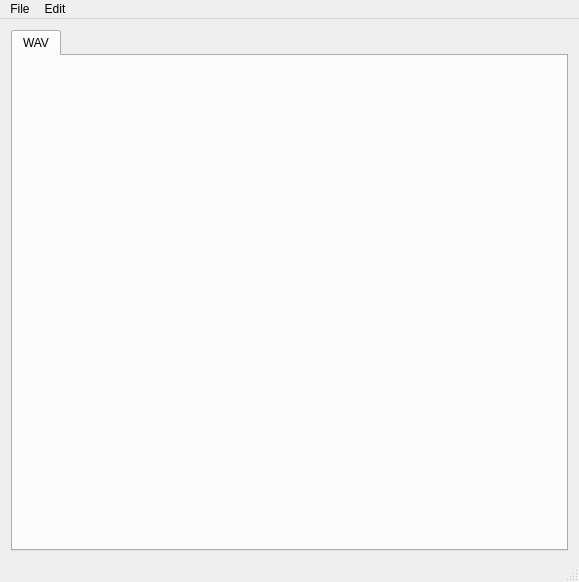
<?xml version="1.0" encoding="UTF-8"?>
<ui version="4.0">
 <class>MainWindow</class>
 <widget class="QMainWindow" name="MainWindow">
  <property name="enabled">
   <bool>true</bool>
  </property>
  <property name="geometry">
   <rect>
    <x>0</x>
    <y>0</y>
    <width>579</width>
    <height>582</height>
   </rect>
  </property>
  <property name="sizePolicy">
   <sizepolicy hsizetype="Expanding" vsizetype="Expanding">
    <horstretch>0</horstretch>
    <verstretch>0</verstretch>
   </sizepolicy>
  </property>
  <property name="maximumSize">
   <size>
    <width>579</width>
    <height>16777215</height>
   </size>
  </property>
  <property name="windowTitle">
   <string>Audio Pipe</string>
  </property>
  <property name="windowIcon">
   <iconset>
    <normaloff>../../../Users/BriggsK/Pictures/audio_pipe.png</normaloff>../../../Users/BriggsK/Pictures/audio_pipe.png</iconset>
  </property>
  <property name="iconSize">
   <size>
    <width>48</width>
    <height>48</height>
   </size>
  </property>
  <property name="unifiedTitleAndToolBarOnMac">
   <bool>false</bool>
  </property>
  <widget class="QWidget" name="centralWidget">
   <layout class="QGridLayout" name="gridLayout_2">
    <item row="0" column="0">
     <layout class="QGridLayout" name="gridLayout">
      <property name="sizeConstraint">
       <enum>QLayout::SetMaximumSize</enum>
      </property>
      <property name="spacing">
       <number>0</number>
      </property>
      <item row="0" column="0">
       <widget class="QTabWidget" name="tabWidget">
        <property name="currentIndex">
         <number>0</number>
        </property>
        <widget class="QWidget" name="tab">
         <attribute name="title">
          <string>WAV</string>
         </attribute>
        </widget>
       </widget>
      </item>
     </layout>
    </item>
   </layout>
  </widget>
  <widget class="QStatusBar" name="statusBar">
   <property name="minimumSize">
    <size>
     <width>100</width>
     <height>20</height>
    </size>
   </property>
  </widget>
  <widget class="QMenuBar" name="menuBar">
   <property name="geometry">
    <rect>
     <x>0</x>
     <y>0</y>
     <width>579</width>
     <height>21</height>
    </rect>
   </property>
   <widget class="QMenu" name="menuFile">
    <property name="title">
     <string>File</string>
    </property>
    <addaction name="actionOpen"/>
    <addaction name="separator"/>
    <addaction name="actionExit"/>
   </widget>
   <widget class="QMenu" name="menuEdit">
    <property name="title">
     <string>Edit</string>
    </property>
   </widget>
   <addaction name="menuFile"/>
   <addaction name="menuEdit"/>
  </widget>
  <action name="actionFile">
   <property name="text">
    <string>File</string>
   </property>
  </action>
  <action name="actionOpen">
   <property name="text">
    <string>Open</string>
   </property>
  </action>
  <action name="actionExit">
   <property name="text">
    <string>Exit</string>
   </property>
  </action>
 </widget>
 <layoutdefault spacing="6" margin="11"/>
 <resources/>
 <connections>
  <connection>
   <sender>actionExit</sender>
   <signal>triggered()</signal>
   <receiver>MainWindow</receiver>
   <slot>close()</slot>
   <hints>
    <hint type="sourcelabel">
     <x>-1</x>
     <y>-1</y>
    </hint>
    <hint type="destinationlabel">
     <x>289</x>
     <y>290</y>
    </hint>
   </hints>
  </connection>
 </connections>
</ui>
